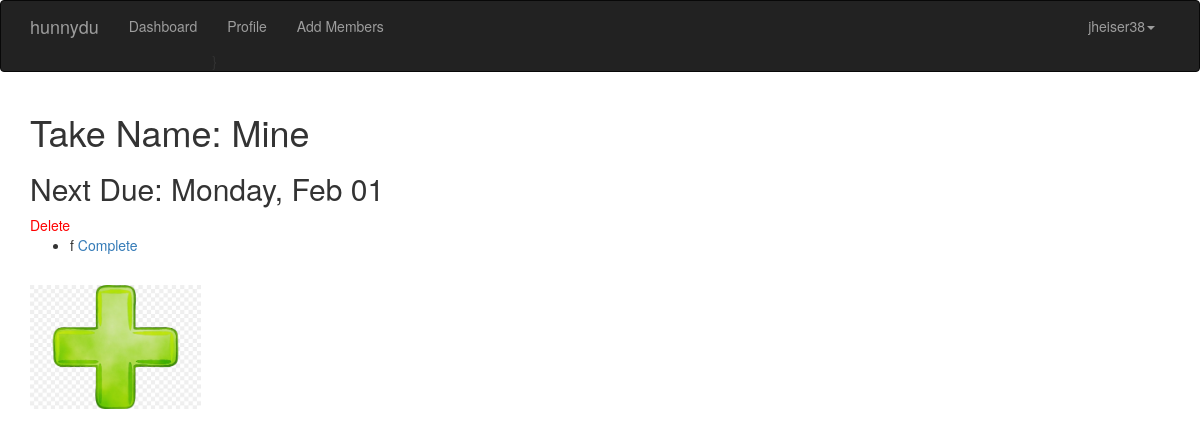
Screenshot of /task/4 (signed in) with the database file from the repository.
### app/models.py (models this page shows, shortened)
class User(UserMixin,db.Model):
    __tablename__ = 'users'
    id = db.Column(db.Integer, primary_key=True)
    email = db.Column(db.String(64), unique=True, index=True)
    username = db.Column(db.String(64), unique=True, index=True)
    role_id = db.Column(db.Integer, db.ForeignKey('roles.id'))
    confirmed = db.Column(db.Boolean,default=False)
    password_hash = db.Column(db.String(128))
    tasks = db.relationship('Task', backref='assigned_user',lazy='dynamic')
    family_id = db.Column(db.Integer, db.ForeignKey('families.id'))
    def can(self,perm):
        return self.role is not None and self.role.has_permission(perm)
    @property
    def password(self):
        raise AttributeError('Password cannot be read.')

class Task(db.Model):
    __tablename__='tasks'
    id = db.Column(db.Integer,primary_key=True)
    taskname = db.Column(db.String(64))
    period = db.Column(db.String(7))
    assigned_user_id = db.Column(db.Integer, db.ForeignKey('users.id'))
    next_due = db.Column(db.DateTime())
    subtasks = db.relationship('Subtask', backref='task',lazy='dynamic')

class Subtask(db.Model):
    __tablename__='subtasks'
    id = db.Column(db.Integer,primary_key=True)
    subtask_name = db.Column(db.String(64))
    task_id = db.Column(db.Integer, db.ForeignKey('tasks.id'))
    is_complete = db.Column(db.Boolean,default=False)

### app/main/views.py (the view)
@main.route('/task/<int:id>',methods=['GET','POST'])
def task(id):
    task = Task.query.get_or_404(id)
    return render_template('task.html',task=task, Subtask=Subtask)

### app/auth/views.py (called while the page is built)
@auth.before_app_request
def before_request():
    if current_user.is_authenticated:
        if not current_user.confirmed and \
            request.endpoint and \
            request.blueprint != 'auth' and \
            request.endpoint != 'static':
            return redirect(url_for('auth.unconfirmed'))

### app/main/__init__.py (called while the page is built)
@main.app_context_processor
def inject_permissions():
    return dict(Permission=Permission)

### app/models.py (called while the page is built)
@login_manager.user_loader
def load_user(user_id):
    return User.query.get(int(user_id))

    def has_permission(self,perm):
        return self.permissions & perm == perm

### app/templates/task.html (shortened to what this page needs)
{% extends "base.html" %}
{% import "bootstrap/wtf.html" as wtf %}
{% block page_content %}
<h1>Take Name: {{task.taskname}}</h1>
<h2>Next Due: {{task.next_due.strftime("%A, %b %d")}}</h2>
{% if current_user.can(Permission.CREATE) %}
<a href="{{url_for('main.delete_task',id=task.id)}}"" style="color:red;">Delete</a>
{% endif %}
<ul>
  {% if task.subtasks.all() %}
    {% for subtask in task.subtasks.order_by(Subtask.is_complete.asc()) %}
      <li>{% if subtask.is_complete %}
            <div style='color:#30c8ff;text-decoration: line-through;'>{{ subtask.subtask_name }}</div>
          {% else %}
          {{ subtask.subtask_name }} <a href="{{url_for('main.complete_subtask',id = subtask.id)}}">
            Complete</a>
          {% endif %}
      </li>
    {% endfor %}
  {% else %}
    <h2 style="color:#00de6b;"> Add some Subtasks!</h2>
  {% endif %}
</ul>
{% if current_user.can(Permission.CREATE) %}
  <a href="{{url_for('main.new_subtask', id = task.id)}}">
    <img src="{{ url_for('static', filename='plus_sign.jpg') }}" style="width:15%;">
  </a>
{% endif %}
{% endblock %}

### app/templates/base.html (shortened to what this page needs)
{% extends "bootstrap/base.html" %}
{% block head %}
{{ super() }}
<link rel="stylesheet" type="text/css" href="{{ url_for('static', filename='styles.css') }}">
{% endblock %}
{% block navbar %}
<div class="navbar navbar-inverse" role="navigation">
    <div class="container">
        <div class="navbar-header">
            <a class="navbar-brand" href="/">hunnydu</a>
        </div>
        <div class="navbar-collapse collapse">
            <ul class="nav navbar-nav">
                <li><a href="{{url_for('main.dashboard')}}">Dashboard</a></li>
                {% if current_user.is_authenticated %}
                <li>
                  <a href="{{url_for('main.profile',id=current_user.id)}}">
                    Profile
                  </a>}
                </li>
                {% endif %}
                {% if current_user.can(Permission.ADD_USER) %}
                <li>
                  <a href="{{url_for('auth.send_family_email')}}">Add Members</a>
                </li>
                {% endif %}
            </ul>
            <ul class="nav navbar-nav navbar-right">
              {% if current_user.is_authenticated %}
                <li class="dropdown">
                    <a href="#" class="dropdown-toggle" data-toggle="dropdown">{{current_user.username}}<b class="caret"></b></a>
                </li>
              {% else %}
                <li><a href="{{ url_for('auth.login') }}">Log In</a></li>
              {% endif %}
            </ul>
        </div>
    </div>
</div>
{% endblock %}
{% block content %}
<div class="container">
    {% block page_content %}{% endblock %}
</div>
{% endblock %}

### rows the page displays
User: username "jheiser38"
Task: taskname "Mine", next_due "Monday, Feb 01"
Subtask: subtask_name "f"
